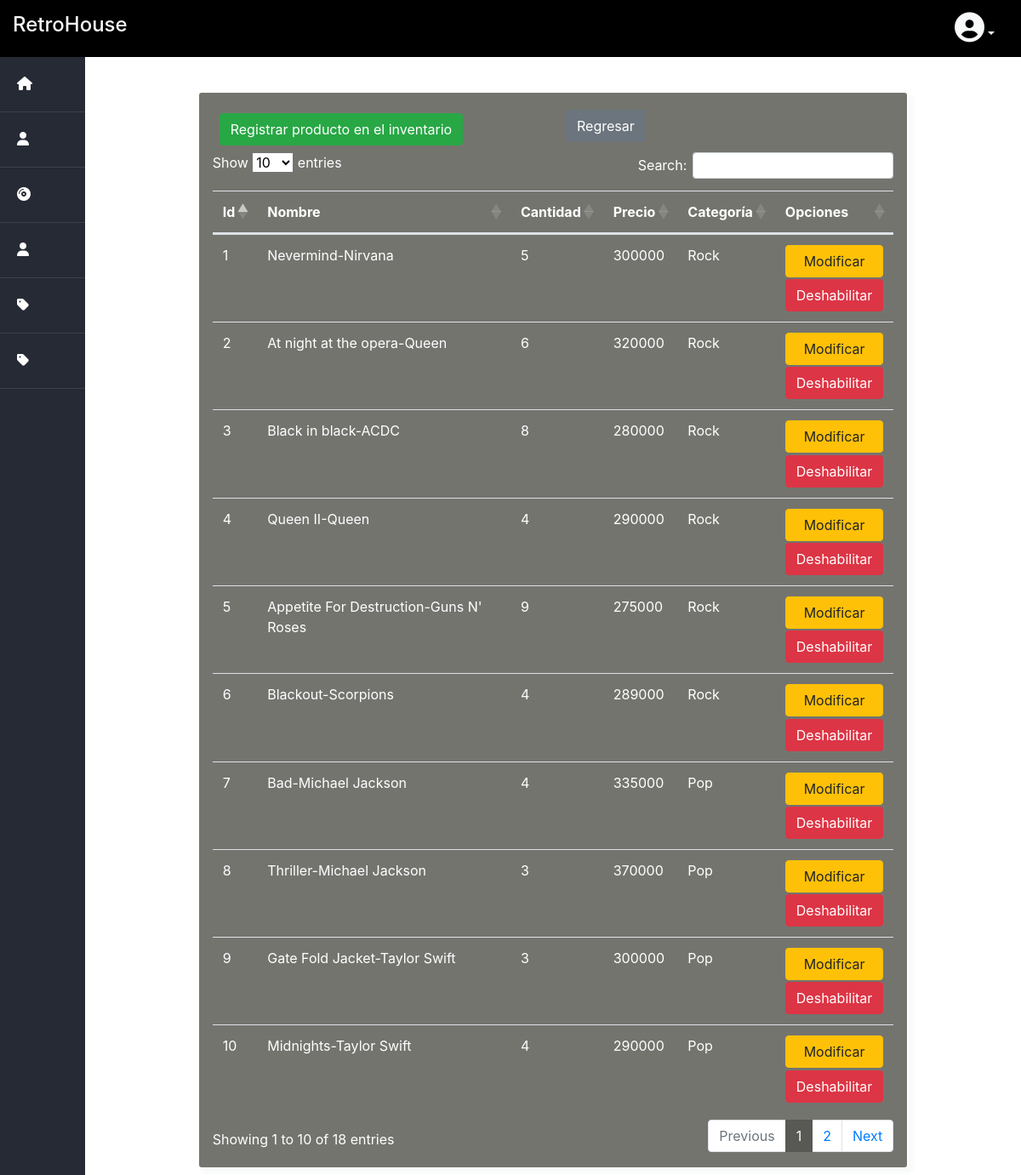
The page /Admin/productoAdmin.php (signed in) on the database its author committed.
### tables this page shows
CREATE TABLE IF NOT EXISTS `producto` (
  `idProducto` INT AUTO_INCREMENT NOT NULL,
  `nombreProducto` VARCHAR(100) NOT NULL,
  `descripcion` MEDIUMTEXT NOT NULL,
  `cantidad` INT NOT NULL,
  `precio` DOUBLE NOT NULL,
  `imagen` LONGTEXT NOT NULL,
  `musica` LONGTEXT NOT NULL,
  `idCategoria` INT NOT NULL,
  `estado` INT NOT NULL,
  PRIMARY KEY (`idProducto`),
  INDEX `fk_Producto_Categoria1_idx` (`idCategoria` ASC),
  CONSTRAINT `fk_Producto_Categoria1`
    FOREIGN KEY (`idCategoria`)
    REFERENCES `categoria` (`idCategoria`)
    ON DELETE NO ACTION
    ON UPDATE NO ACTION);

CREATE TABLE IF NOT EXISTS `categoria` (
  `idCategoria` INT NOT NULL AUTO_INCREMENT,
  `nombreCategoria` VARCHAR(45) NOT NULL,
  PRIMARY KEY (`idCategoria`));

### Admin/productoAdmin.php (the view, shortened to what this page needs)
<?php
    require '../Database/databaseConn.php';
    if(isset($_SESSION['user_rol']) && $_SESSION['user_rol'] == 1){
        $consulta = $conn->prepare("SELECT producto.*, categoria.nombreCategoria  FROM producto INNER JOIN categoria ON producto.idCategoria = categoria.idCategoria");
        $consulta->execute();
        $inventario = $consulta->fetchAll(PDO::FETCH_ASSOC);
    }else{
        echo "
        <script>
            alert('No tienes permisos.');
            window.location='../Landing/index.php';
        </script";
    }
?>
<!DOCTYPE html>
<html lang="es">
<head>
    <link rel="stylesheet" href="https://cdn.jsdelivr.net/npm/bootstrap@4.5.3/dist/css/bootstrap.min.css">
    <link rel="stylesheet" type="text/css" href="https://cdn.datatables.net/1.13.3/css/dataTables.bootstrap5.min.css">
    <link rel="stylesheet" href="../css/dashboard.css">
</head>
<body>
    <div class="container-fluid">
        <div class="row justify-content-center align-content-center">
            <div class="col-8 barra">
                <a href="../Landing/index.php"><h4 class="text-light">RetroHouse</h4></a>
            </div>
            <div class="col-4 text-right barra">
                <ul class="navbar-nav mr-auto">
                    <li>
                        <?php
                        if(!empty($_SESSION['imagenPerfil'])){
                            echo '<a href="#" class="px-3 text-light perfil dropdown-toggle" id="navbarDropdown" role="button" data-toggle="dropdown" aria-haspopup="true" aria-expanded="false"><img width="40" height="40" style="clip-path: circle(50% at 50% 50%);" src="../usuario/imagenUsuario/'.$_SESSION['imagenPerfil'].'" id="user_image"></a>';
                        }else{
                            echo'<a href="#" class="px-3 text-light perfil dropdown-toggle" id="navbarDropdown" role="button" data-toggle="dropdown" aria-haspopup="true" aria-expanded="false"><i class="fas fa-user-circle user"></i></a>';
                        }
                        ?>
                    </li>
                </ul>
            </div>
        </div>
    </div>
    <div class="container-fluid">
        <div class="row">
            <div class="barra-lateral col-12 col-sm-1">
                <nav class="menu d-flex d-sm-block justify-content-center flex-wrap">
                    <a href="../Admin/dashboard.php"><i class="fas fa-home"></i><span>Inicio</span></a>
                    <a href="../Admin/modUsuario.php"><i class="fas fa-user"></i><span>Usuarios</span></a>
                    <a href="../Admin/productoAdmin.php"><i class="fas fa-compact-disc"></i><span>Productos</span></a>
                    <a href="../Admin/proveedoresAdmin.php"><i class="fas fa-user"></i><span>Proveedores</span></a>
                    <a href="../Admin/comprasAdmin.php"><i class="fas fa-tag"></i><span>Compras</span></a>
                    <a href="../Admin/ventasAdmin.php"><i class="fas fa-tag"></i><span>Ventas</span></a>
                </nav>
            </div>
            <main class="main col">
                <div class="row justify-content-center align-content-center">
                    <div class="columna col-lg-10">
    <div class="container-flex">
        <div class="tablas p-3">
            <div class="row">
                <div class="col d-grid gap-2">
                    <button class="btn btn-success my-2 ml-2" onclick="window.location='agregarProducto.php'">Registrar producto en el inventario</button>
                </div>
                <div class="col d-grid gap-2">
                    <button class="btn btn-secondary my-1" onclick="window.location='../Landing/index.php'">Regresar</button>
                </div>
            </div>
            <table id="productos" class="table  my-3" style="color:#fff;">
                <thead>
                    <tr>
                        <th>Id</th>
                        <th>Nombre</th>
                        <th>Cantidad</th>
                        <th>Precio</th>
                        <th>Categoría</th>
                        <th>Opciones</th>
                    </tr>
                </thead>
                <tbody>
                    <?php
                        foreach($inventario as $x => $x_value){
                            if($x_value['estado'] == 1){
                                echo "
                                <tr>
                                    <td>".$x_value['idProducto']."</td>
                                    <td>".$x_value['nombreProducto']."</td>
                                    <td>".$x_value['cantidad']."</td>
                                    <td>".$x_value['precio']."</td>
                                    <td>".$x_value['nombreCategoria']."</td>
                                    <td>
                                        <form action='modificarProducto.php' method='POST'>
                                            <input type='number' name='idProducto' value='".$x_value['idProducto']."'hidden>
                                            <button class= 'btn btn-warning' type='submit' style=' width: 100%; margin-bottom: 2%;'>Modificar</button>
                                        </form>
                                        <form action='eliminarConfirmar.php' method='POST'>
                                            <input type='number' name='idProducto' value='".$x_value['idProducto']."' hidden>
                                            <button class= 'btn btn-danger' type='submit' style=' width: 100%;'>Deshabilitar</button>
                                        </form>
                                    </td>
                                </tr>
                                ";
                            }
                        }
                    ?>
                </tbody>
            </table>
        </div>
    </div>
                    </div>
                </div>
            </main>
        </div>
    </div>
</body>
</html>

### css/dashboard.css (style rules this page uses)
body { background-image: url(../images/Fondo.png); background-repeat: no-repeat; background-attachment:fixed; background-size: cover; }
.barra { background: #000; padding-top: 15px; padding-bottom: 15px; margin: 0; }
.user { font-size: 35px; }
.tablas { color: #fff; background: rgba(24, 24, 16, .6); border-radius: 5px; backdrop-filter: blur(30px); border: 2px solid rgba(255, 255, 255, 0.05); background-clip: padding-box; box-shadow: 5px 5px 5px rgba(46, 54, 68, 0.03); padding:5px; margin-bottom:8px; }
.barra-lateral { background: #262a34; color: #fff; min-width: 200px; min-height: 100vh; padding: 0; }
.barra-lateral a { color: #fff; }
.barra-lateral .menu a { display: block; padding: 20px; font-family: Roboto, sans-serif; font-weight: 500; border-bottom: 1px solid rgba(255, 255, 255, .1); }
.barra-lateral .menu { border-top: 5px transparent; }
.barra-lateral .menu a i { margin-right: 20px; }
.main { padding-top: 40px; }
.main .columna { padding-left: 40px; padding-right: 40px; }
@media screen and (max-width:1300px) { .barra-lateral { min-width: auto; } }
@media screen and (max-width:1300px) { .barra-lateral .menu a i { margin: 0; } }
@media screen and (max-width:1300px) { .barra { min-width: auto; } }
.menu { border-top: 5px #fff solid; }

### rows shown on the page
producto: idProducto "1", nombreProducto "Nevermind-Nirvana", cantidad "5", precio "300000", idCategoria.nombreCategoria "Rock"
producto: idProducto "2", nombreProducto "At night at the opera-Queen", cantidad "6", precio "320000", idCategoria.nombreCategoria "Rock"
producto: idProducto "3", nombreProducto "Black in black-ACDC", cantidad "8", precio "280000", idCategoria.nombreCategoria "Rock"
producto: idProducto "4", nombreProducto "Queen II-Queen", cantidad "4", precio "290000", idCategoria.nombreCategoria "Rock"
producto: idProducto "5", nombreProducto "Appetite For Destruction-Guns N' Roses", cantidad "9", precio "275000", idCategoria.nombreCategoria "Rock"
producto: idProducto "6", nombreProducto "Blackout-Scorpions", cantidad "4", precio "289000", idCategoria.nombreCategoria "Rock"
producto: idProducto "7", nombreProducto "Bad-Michael Jackson", cantidad "4", precio "335000", idCategoria.nombreCategoria "Pop"
producto: idProducto "8", nombreProducto "Thriller-Michael Jackson", cantidad "3", precio "370000", idCategoria.nombreCategoria "Pop"
producto: idProducto "9", nombreProducto "Gate Fold Jacket-Taylor Swift", cantidad "3", precio "300000", idCategoria.nombreCategoria "Pop"
producto: idProducto "10", nombreProducto "Midnights-Taylor Swift", cantidad "4", precio "290000", idCategoria.nombreCategoria "Pop"
